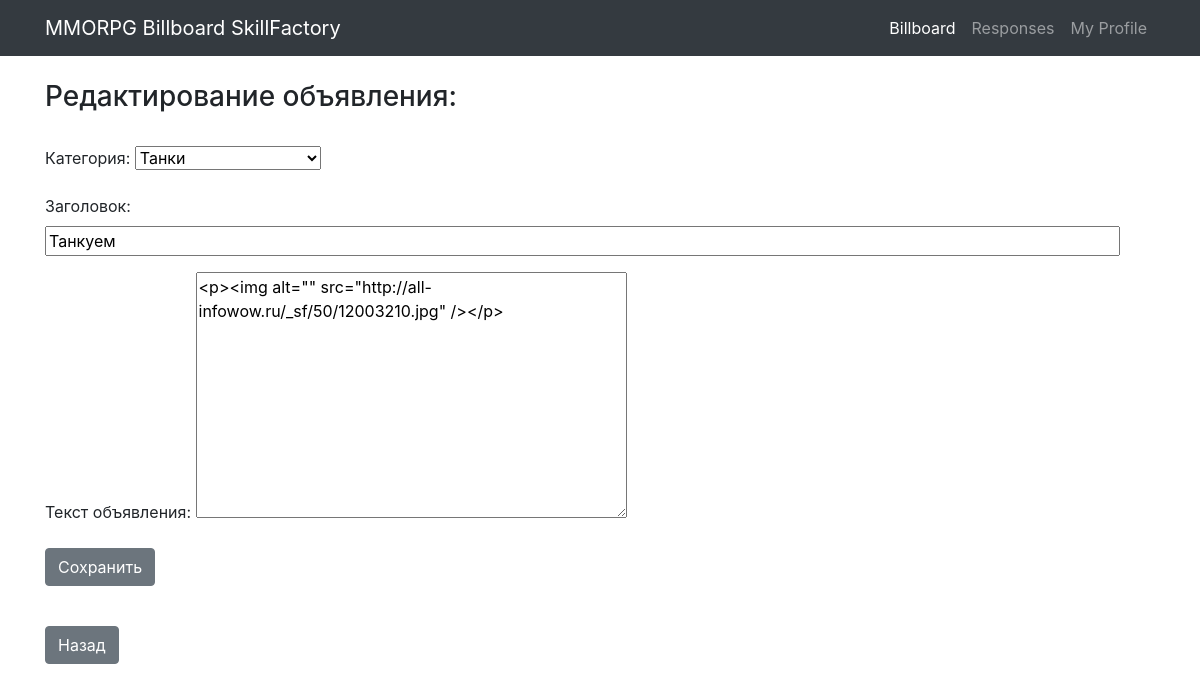
The page /post/13/edit (signed in) on the database its author committed.
### board/models.py (models this page shows)
class Post(models.Model):
    author = models.ForeignKey(User, on_delete=models.CASCADE)
    CAT = (('tanks', 'Танки'),
           ('healers', 'Хилы'),
           ('damage_dealers', 'ДД'),
           ('dealers', 'Торговцы'),
           ('gildmasters', 'Гилдмастеры'),
           ('quest_givers', 'Квестгиверы'),
           ('blacksmiths', 'Кузнецы'),
           ('tanners', 'Кожевники'),
           ('potion_makers', 'Зельевары'),
           ('spell_masters', 'Мастера заклинаний'))
    category = models.CharField(max_length=15, choices=CAT, verbose_name='Категория')
    dateCreation = models.DateTimeField(auto_now_add=True)
    title = models.CharField(max_length=256, verbose_name='Название')
    text = RichTextField()

### board/views.py (the view, shortened to what this page needs)
# urls.py: path('post/<int:pk>/edit', EditPost.as_view()),
class EditPost(PermissionRequiredMixin, UpdateView):
    permission_required = 'board.change_post'
    template_name = 'edit_post.html'
    form_class = PostForm
    success_url = '/create/'
    def dispatch(self, request, *args, **kwargs):
        author = Post.objects.get(pk=self.kwargs.get('pk')).author.username
        if self.request.user.username == 'admin' or self.request.user.username == author:
            return super().dispatch(request, *args, **kwargs)
        else:
            return HttpResponse("Редактировать объявление может только его автор")
    def get_object(self, **kwargs):
        id = self.kwargs.get('pk')
        return Post.objects.get(pk=id)

### board/forms.py
class PostForm(forms.ModelForm):
    class Meta:
        model = Post
        widgets = {'title': forms.TextInput(attrs={'size': '100'})}
        fields = ('category', 'title', 'text',)
    def __init__(self, *args, **kwargs):
        super(PostForm, self).__init__(*args, **kwargs)
        self.fields['category'].label = "Категория:"
        self.fields['title'].label = "Заголовок"
        self.fields['text'].label = "Текст объявления:"

### templates/edit_post.html (shortened to what this page needs)
{% extends 'default.html' %}
{% load bootstrap4 %}
{% load static %}
{% block content %}
    <br>
    <h3>Редактирование объявления:</h3><br>
	<form method="post" enctype="multipart/form-data">
        {{ form.as_p }}
		<input class="btn btn-secondary" type="submit" value="Сохранить">
	</form><br>
    <input type=button value="Назад" class="btn btn-secondary" onClick="javascript:history.go(-1);">
{% endblock content %}

### rows shown on the page
Post: category "Танки", title "Танкуем", text "<p><img alt=\"\" src=\"http://all-infowow.ru/_sf/50/12003210.jpg\" /></p>"
